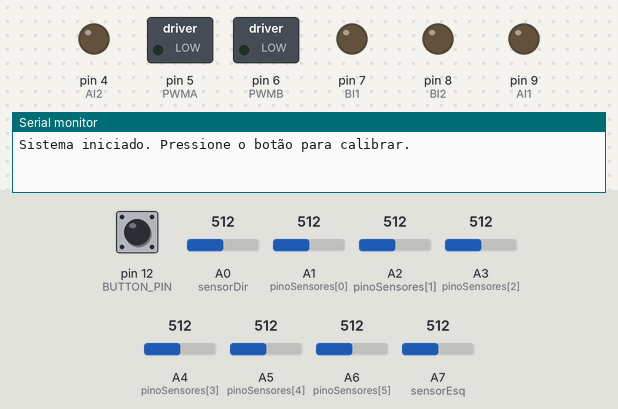
Recording of a sketch running on a simulated Arduino Nano, built with avr-gcc and run on an emulated ATmega328P. On the bench: switched loads named in the sketch (green lamp = pin HIGH), output pins drawn as LEDs (lit = HIGH), the last lines printed to the serial monitor. Inputs (shaded band) come from the test bench; at power-on: pin 12 (BUTTON_PIN) LOW, A0 (sensorDir) = 512, A1 (pinoSensores[0]) = 512, A2 (pinoSensores[1]) = 512, A3 (pinoSensores[2]) = 512, A4 (pinoSensores[3]) = 512, A5 (pinoSensores[4]) = 512, A6 (pinoSensores[5]) = 512, A7 (sensorEsq) = 512.

Above: at 1.2 s.
1.3 s: pin 12 (BUTTON_PIN) pulled HIGH for 0.15 s
At 2.4 s:
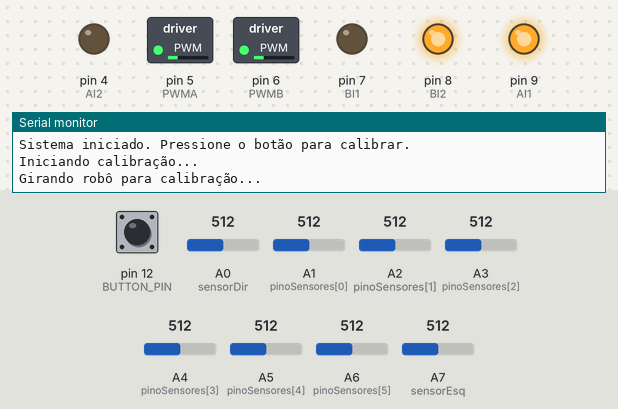
At 7.5 s:
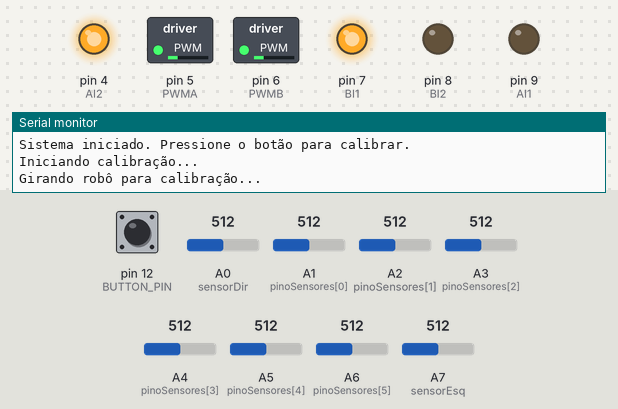
Timing chart, 0 to 13.4 s (numbered marks = the images above; inputs shaded):
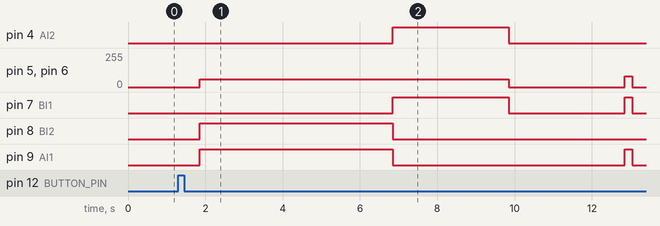

The sketch:

C_digo_Seguidor_Sensores_Aula_03.ino
```cpp
// Robô Seguidor de Linha - Arduino Nano
// Sensores: A1-A6 (6 sensores analógicos)
// Botão: D12 (pull-down)
// Motor Driver TB6612FNG: PWMA(D5), AI1(D9), AI2(D4), PWMB(D6), BI1(D7), BI2(D8)

#define NUM_SEN 6
#define BUTTON_PIN 12

// Pinos do motor driver TB6612FNG
#define PWMA 5   // PWM Motor A (esquerda)
#define AI1 9    // Direção Motor A
#define AI2 4    // Direção Motor A
#define PWMB 6   // PWM Motor B (direita)
#define BI1 7    // Direção Motor B
#define BI2 8    // Direção Motor B

// Pinos dos sensores (A1 a A6)
int pinoSensores[NUM_SEN] = {A1, A2, A3, A4, A5, A6};

// Pinos dos sensores lateriais (A0 e A7)
int sensorDir = A0;
int sensorEsq = A7;

// Variáveis para calibração
int minSensor[NUM_SEN];
int maxSensor[NUM_SEN];
int valorSensores[NUM_SEN];

int minDir;
int maxDir;
int valorDir;
int N_Dir = 0;

int minEsq;
int maxEsq;
int valorEsq;
int N_Esq = 0;

// Variáveis para controle PID
float Kp = 0.0;    // Constante proporcional 15
float Kd = 0.0;    // Constante diferencial 30
float erro = 0;
float erroAnterior = 0;

// Velocidades dos motores
int velBase = 80;     // Velocidade base (0-255)
int velMax = 200;     // Velocidade máxima
int velMin = -100;    // Velocidade mínima

//Variáveis de Tempo
unsigned long ultimoTempoDir = 0;
const unsigned long intervaloDir = 50; // 50 milissegundos

unsigned long ultimoTempoEsq = 0;
const unsigned long intervaloEsq = 100; // 100 milissegundos

// Detecção de saída da pista
const unsigned long tempoMaxFora = 1500;  // 1,5 segundos fora da pista
const int limiarLinha = 200;              // abaixo disso o sensor não vê a linha
unsigned long inicioForaPista = 0;
bool foraDaPista = false;

// Definir a velocidade pelos trajetos
#define N_FAIXA 0 // Coloque a quantidade de faixas da esquerda + 1
int velTrajeto[N_FAIXA] = {}; // Coloque as velocidades para cada um dos trajetos

// Estados do programa
enum Estado {
  ESPERANDO,
  CALIBRANDO,
  CORRENDO
};

Estado estadoAtual = ESPERANDO;
bool botaoAtual = false;
bool botaoEstadoAnterior = false;

// Protótipos das funções
void lerEMaisMinMax();
void acelerar(int velEsquerda, int velDireita);
void pararMotores();
void calibrarSensores();
void seguirLinha();
void lerSensores();
void lerSensorLateral(int sensorLateral);
bool saiuDaPista();
float controleLinha();


void setup() {
  Serial.begin(9600);

  // Configuração dos pinos
  pinMode(BUTTON_PIN, INPUT);

  // Configuração dos pinos do motor
  pinMode(PWMA, OUTPUT);
  pinMode(AI1, OUTPUT);
  pinMode(AI2, OUTPUT);
  pinMode(PWMB, OUTPUT);
  pinMode(BI1, OUTPUT);
  pinMode(BI2, OUTPUT);

  pararMotores();

  // Inicializar valores de calibração
  for (int i = 0; i < NUM_SEN; i++) {
    minSensor[i] = 1023;
    maxSensor[i] = 0;
  }
  minEsq = 1023;
  maxEsq = 0;
  minDir = 1023;
  maxDir = 0;

  Serial.println("Sistema iniciado. Pressione o botão para calibrar.");
}

void loop() {
  // Leitura do botão
  bool estadoBotao = digitalRead(BUTTON_PIN);

  // Detecção de borda de subida do botão
  if (estadoBotao && !botaoEstadoAnterior) {
    botaoAtual = true;
    delay(50); // Debounce
  }
  botaoEstadoAnterior = estadoBotao;

  // Máquina de estados
  switch (estadoAtual) {
    case ESPERANDO:

      if (botaoAtual) {
        estadoAtual = CALIBRANDO;
        botaoAtual = false;
        Serial.println("\nIniciando calibração...");
        delay(500);
        calibrarSensores();
      }
      break;

    case CALIBRANDO:
      estadoAtual = CORRENDO;
      foraDaPista = false;   // começa a corrida sem contagem de "fora da pista"
      Serial.println("Calibração concluída. Iniciando corrida!");
      delay(3000); // Aguarda 3s antes da corrida
      break;

    case CORRENDO:
      if (botaoAtual) {
        estadoAtual = ESPERANDO;
        botaoAtual = false;
        N_Dir = 0;
        N_Esq = 0;
        foraDaPista = false;
        pararMotores();
        Serial.println("Parando robô. Pressione o botão para recalibrar.");
      } else {
        seguirLinha();
        Serial.println(N_Dir);
        Serial.println(N_Esq);
        if(N_Dir == 4){
          botaoAtual = true;
        }
      }
      break;
  }
}


void calibrarSensores() {
  Serial.println("Girando robô para calibração...");

  unsigned long tempoInicial = millis();

  // Girar para a direita por 5 segundos
  acelerar(60, -60);
  while (millis() - tempoInicial < 5000) {
    lerEMaisMinMax();

    int faixaEsq = analogRead(sensorEsq);
    if (faixaEsq < minEsq) minEsq = faixaEsq;
    if (faixaEsq > maxEsq) maxEsq = faixaEsq;

    int faixaDir = analogRead(sensorDir);
    if (faixaDir < minDir) minDir = faixaDir;
    if (faixaDir > maxDir) maxDir = faixaDir;

    delay(10);
  }

  // Girar para a esquerda por 3 segundos
  tempoInicial = millis();
  acelerar(-60, 60);
  while (millis() - tempoInicial < 3000) {
    lerEMaisMinMax();

    int faixaEsq = analogRead(sensorEsq);
    if (faixaEsq < minEsq) minEsq = faixaEsq;
    if (faixaEsq > maxEsq) maxEsq = faixaEsq;

    int faixaDir = analogRead(sensorDir);
    if (faixaDir < minDir) minDir = faixaDir;
    if (faixaDir > maxDir) maxDir = faixaDir;

    delay(10);
  }

  pararMotores();

  // Mostrar valores calculados na calibração
 /* Serial.println("\n--- VALORES DE CALIBRAÇÃO GUARDADOS ---");
  for (int i = 0; i < NUM_SEN; i++) {
    Serial.print("Sensor ");
    Serial.print(i + 1);
    Serial.print(": Min=");
    Serial.print(minSensor[i]);
    Serial.print(" | Max=");
    Serial.println(maxSensor[i]);
  }
  Serial.println("----------------------------------------\n");

  delay(1000);
  */
}

void lerEMaisMinMax() {
  for (int i = 0; i < NUM_SEN; i++) {
    int faixa = analogRead(pinoSensores[i]);
    if (faixa < minSensor[i]) {
      minSensor[i] = faixa;
    }
    if (faixa > maxSensor[i]) {
      maxSensor[i] = faixa;
    }
  }
}

void seguirLinha() {

  lerSensores();

  // Se ficou mais de 1,5 s sem enxergar a linha, desliga o robô
  if (saiuDaPista()) {
    pararMotores();
    botaoAtual = true;   // o loop() volta o estado para ESPERANDO
    Serial.println("Fora da pista! Parando.");
    return;
  }

  lerSensorLateral(sensorEsq);
  lerSensorLateral(sensorDir);

  unsigned long agora = millis();

  Serial.println(valorDir);
  if (valorDir < 230 && (agora - ultimoTempoDir >= intervaloDir)) {
    N_Dir++;
    ultimoTempoDir = agora; // Atualiza o tempo da última contagem
  }

  Serial.println(valorEsq);
  if(valorEsq < 230 && (agora - ultimoTempoEsq >= intervaloEsq)){
    N_Esq++;
    ultimoTempoEsq = agora; // Atualiza o tempo da ultima contagem
  }

  float posicao = controleLinha();

  erro = posicao - 2.5; // Centro dos 6 sensores (0 a 5)

  float derivativo = erro - erroAnterior;
  float pid = (Kp * erro) + (Kd * derivativo);
  erroAnterior = erro;

  int vel = velBase;                 // começa com a velocidade padrão
  if (N_Esq < N_FAIXA) {             // só consulta a lista se N_Esq estiver dentro dela
    vel = velTrajeto[N_Esq];         // pega a velocidade do trecho atual
  }

  int velEsquerda = vel + pid;
  int velDireita  = vel - pid;

  velEsquerda = constrain(velEsquerda, velMin, velMax);
  velDireita = constrain(velDireita, velMin, velMax);

  acelerar(velEsquerda, velDireita);
}

void lerSensores() {
  for (int i = 0; i < NUM_SEN; i++) {
    int leitura = analogRead(pinoSensores[i]);
    // Normalização invertida: 1000 para linha branca e 0 para fundo preto
    valorSensores[i] = map(leitura, minSensor[i], maxSensor[i], 0, 1000);
    valorSensores[i] = constrain(valorSensores[i], 0, 1000);
  }
}

// Retorna true se nenhum sensor central enxerga a linha há mais de tempoMaxFora
bool saiuDaPista() {
  // A linha está visível se pelo menos 1 sensor passa do limiar
  bool linhaVisivel = false;
  for (int i = 0; i < NUM_SEN; i++) {
    if (valorSensores[i] > limiarLinha) {
      linhaVisivel = true;
      break;
    }
  }

  if (linhaVisivel) {
    foraDaPista = false;           // voltou para a pista, zera
    return false;
  }

  // Linha não visível
  if (!foraDaPista) {
    foraDaPista = true;            // acabou de sair: começa a contar
    inicioForaPista = millis();
  }

  return (millis() - inicioForaPista >= tempoMaxFora);
}

void lerSensorLateral(int sensorLateral){
  int leitura = analogRead(sensorLateral);

  // Determinar qual sensor está sendo lido para usar calibração correta
  if (sensorLateral == sensorEsq) {
    // Normalizar entre 0 e 1000
    valorEsq = map(leitura, minEsq, maxEsq, 0, 1000);
    valorEsq = constrain(valorEsq, 0, 1000);
  } else {
    // Normalizar entre 0 e 1000
    valorDir = map(leitura, minDir, maxDir, 0, 1000);
    valorDir = constrain(valorDir, 0, 1000);
  }
}

float controleLinha() {
  long num = 0;
  long den = 0;

  for (int i = 0; i < NUM_SEN; i++) {
    num += (long)valorSensores[i] * i * 1000;
    den += valorSensores[i];
  }

  if (den == 0) {
    return 2.5;
  }

  return (float)num / den / 1000.0;
}

void acelerar(int velEsquerda, int velDireita) {
  // Motor esquerdo (canal A)
  if (velEsquerda >= 0) {
    digitalWrite(AI1, HIGH);
    digitalWrite(AI2, LOW);
    analogWrite(PWMA, velEsquerda);
  } else {
    digitalWrite(AI1, LOW);
    digitalWrite(AI2, HIGH);
    analogWrite(PWMA, -velEsquerda);
  }

  // Motor direito (canal B)
  if (velDireita >= 0) {
    digitalWrite(BI1, HIGH);
    digitalWrite(BI2, LOW);
    analogWrite(PWMB, velDireita);
  } else {
    digitalWrite(BI1, LOW);
    digitalWrite(BI2, HIGH);
    analogWrite(PWMB, -velDireita);
  }
}

void pararMotores() {
  analogWrite(PWMA, 0);
  analogWrite(PWMB, 0);
  digitalWrite(AI1, LOW);
  digitalWrite(AI2, LOW);
  digitalWrite(BI1, LOW);
  digitalWrite(BI2, LOW);
}
```

Measured:
- after the input at 1.3 s, pin 4 (AI2): LOW → HIGH after 5.6 s, → LOW 3.0 s later; pin 5 (PWMA): 0/255 → 60/255 after 0.55 s, → 0/255 8.0 s later, → 80/255 3.0 s later, → 0/255 0.19 s later
